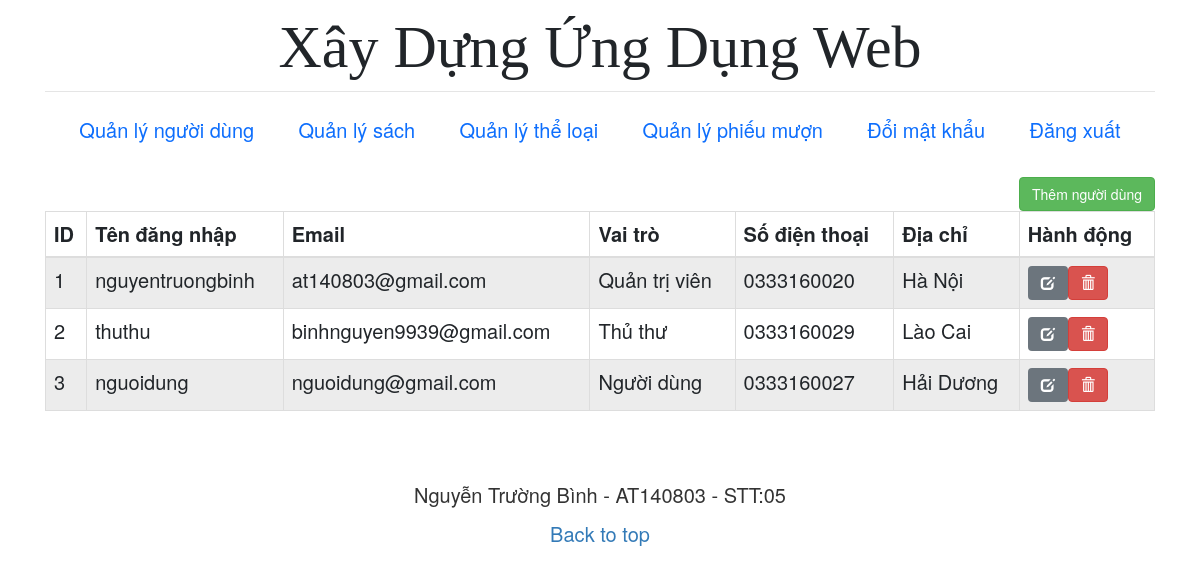
Page /users/index.php (signed in) on the earlier database version.
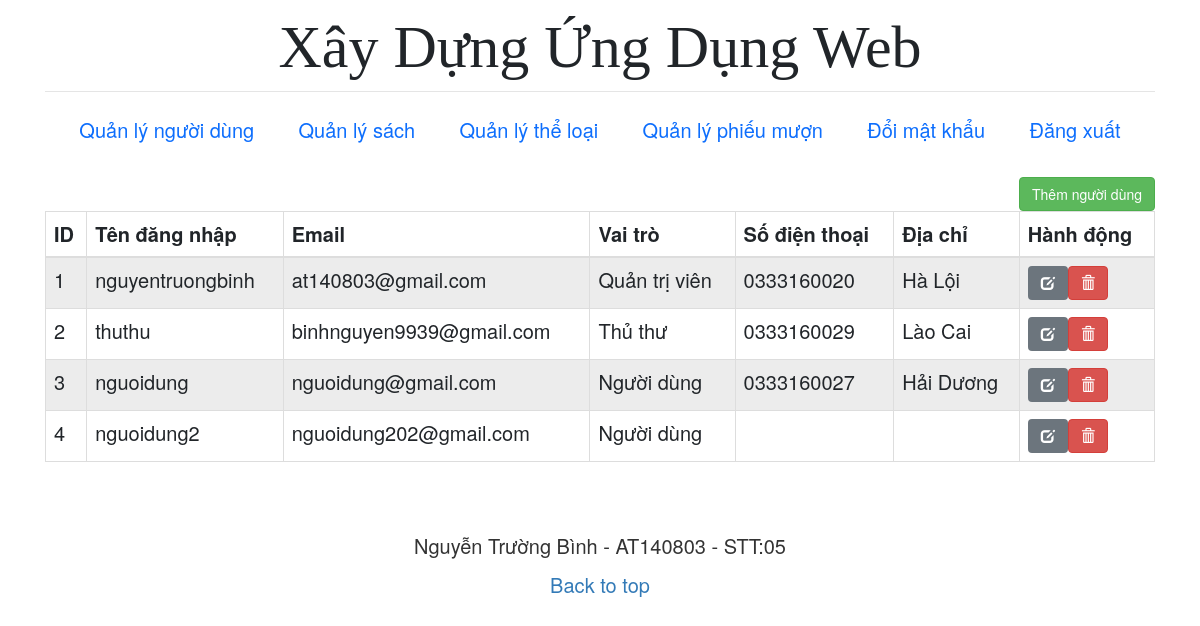
Same page on the later database version.
### tables this page shows
CREATE TABLE `users` (
  `id` int(11) NOT NULL,
  `role_id` int(11) NOT NULL DEFAULT 3,
  `username` varchar(50) NOT NULL,
  `email` varchar(50) NOT NULL,
  `password` varchar(50) NOT NULL,
  `phone` text NOT NULL,
  `address` text NOT NULL
);

### libs/checkPermission.php (called while the page is built)
<?php
    function checkPermission($conn, $role_id, $permission_id){
        $sql ="SELECT * FROM roles_permissions
        LEFT JOIN users ON users.role_id = roles_permissions.role_id
        WHERE users.role_id = $role_id
        AND roles_permissions.perm_id = $permission_id";
        $result = mysqli_query($conn, $sql);
        $rows = mysqli_num_rows($result);
        if ($rows == 0) {
            return false;
        } else {
            return true;
        };
    }

### users/index.php (the view, shortened to what this page needs)
<?php include "../includes/header.php"; ?>
<?php
require_once("../libs/connection.php");
require_once("../libs/checkPermission.php");
if (checkPermission($conn, $_SESSION['role_id'], 4)) {
?>
  <main class="container">
    <a href="create.php" class="btn btn-success pull-right">Thêm người dùng</a>
    <?php
    $sql = "SELECT * FROM users";
    if ($result = mysqli_query($conn, $sql)) {
      if (mysqli_num_rows($result) > 0) {
        echo "<table class='table table-bordered table-striped'>";
        echo "<thead>";
        echo "<tr>";
        echo "<th>ID</th>";
        echo "<th>Tên đăng nhập</th>";
        echo "<th>Email</th>";
        echo "<th>Vai trò</th>";
        echo "<th>Số điện thoại</th>";
        echo "<th>Địa chỉ</th>";
        echo "<th>Hành động</th>";
        echo "</tr>";
        echo "</thead>";
        echo "<tbody>";
        $i=1;
        while ($row = mysqli_fetch_array($result)) {
          echo "<tr>";
          echo "<td>" . $i++ . "</td>";
          echo "<td>" . $row['username'] . "</td>";
          echo "<td>" . $row['email'] . "</td>";
          if ($row['role_id'] == 1) {
            echo "<td> Quản trị viên </td>";
          } elseif ($row['role_id'] == 2) {
            echo "<td> Thủ thư </td>";
          } else {
            echo "<td> Người dùng </td>";
          }
          echo "<td>" . $row['phone'] . "</td>";
          echo "<td>" . $row['address'] . "</td>";
          echo "<td>";
          echo "<a href='edit.php?id=" . $row['id'] . "' class='btn btn-secondary'><span class='glyphicon glyphicon-edit'></span></a>";
          echo "<a href='delete.php?id=" . $row['id'] . "' class='btn btn-danger'><span class='glyphicon glyphicon-trash'></span></a>";
          echo "</td>";
          echo "</tr>";
        }
        echo "</tbody>";
        echo "</table>";
      } else {
        echo "<p class='lead'><em>Không tìm thấy bản ghi.</em></p>";
      }
    } else {
      echo "ERROR: Không thể thực thi $sql. " . mysqli_error($conn);
    }
    ?>
  </main>
<?php
} else {
  header('Location: ../errors/403.php');
}
?>
<?php include "../includes/footer.php" ?>

Differences in the rows shown:
changed users "nguyentruongbinh": address "Hà Nội" → "Hà Lội"
added users: username "nguoidung2", email "nguoidung202@gmail.com", shows "Người dùng"
